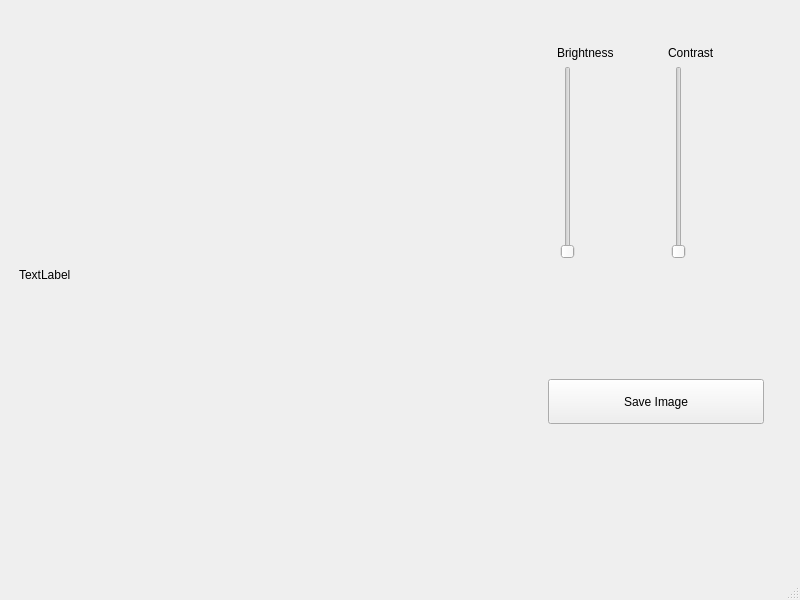
<?xml version="1.0" encoding="UTF-8"?>
<ui version="4.0">
 <class>MainWindow</class>
 <widget class="QMainWindow" name="MainWindow">
  <property name="geometry">
   <rect>
    <x>0</x>
    <y>0</y>
    <width>800</width>
    <height>600</height>
   </rect>
  </property>
  <property name="minimumSize">
   <size>
    <width>800</width>
    <height>600</height>
   </size>
  </property>
  <property name="windowTitle">
   <string>MainWindow</string>
  </property>
  <widget class="QWidget" name="centralwidget">
   <widget class="QWidget" name="horizontalLayoutWidget">
    <property name="geometry">
     <rect>
      <x>9</x>
      <y>9</y>
      <width>783</width>
      <height>531</height>
     </rect>
    </property>
    <layout class="QHBoxLayout" name="horizontalLayout_3" stretch="2,1">
     <property name="leftMargin">
      <number>10</number>
     </property>
     <property name="topMargin">
      <number>10</number>
     </property>
     <property name="rightMargin">
      <number>10</number>
     </property>
     <property name="bottomMargin">
      <number>10</number>
     </property>
     <item>
      <widget class="QLabel" name="image_label">
       <property name="sizePolicy">
        <sizepolicy hsizetype="Expanding" vsizetype="Expanding">
         <horstretch>0</horstretch>
         <verstretch>0</verstretch>
        </sizepolicy>
       </property>
       <property name="minimumSize">
        <size>
         <width>502</width>
         <height>511</height>
        </size>
       </property>
       <property name="text">
        <string>TextLabel</string>
       </property>
       <property name="margin">
        <number>10</number>
       </property>
      </widget>
     </item>
     <item>
      <widget class="QWidget" name="control_container" native="true">
       <property name="minimumSize">
        <size>
         <width>251</width>
         <height>511</height>
        </size>
       </property>
       <layout class="QVBoxLayout" name="verticalLayout_5">
        <item>
         <widget class="QWidget" name="slider_area_container" native="true">
          <property name="minimumSize">
           <size>
            <width>227</width>
            <height>239</height>
           </size>
          </property>
          <layout class="QHBoxLayout" name="horizontalLayout_9">
           <item>
            <widget class="QWidget" name="brightness_container" native="true">
             <layout class="QVBoxLayout" name="verticalLayout_6">
              <item>
               <widget class="QLabel" name="brightness_label">
                <property name="text">
                 <string>Brightness</string>
                </property>
               </widget>
              </item>
              <item>
               <widget class="QSlider" name="brightness_slider">
                <property name="minimumSize">
                 <size>
                  <width>22</width>
                  <height>160</height>
                 </size>
                </property>
                <property name="orientation">
                 <enum>Qt::Orientation::Vertical</enum>
                </property>
               </widget>
              </item>
             </layout>
            </widget>
           </item>
           <item>
            <widget class="QWidget" name="contrast_container" native="true">
             <layout class="QVBoxLayout" name="verticalLayout_7">
              <item>
               <widget class="QLabel" name="contrast_label">
                <property name="text">
                 <string>Contrast</string>
                </property>
               </widget>
              </item>
              <item>
               <widget class="QSlider" name="contrast_slider">
                <property name="minimumSize">
                 <size>
                  <width>22</width>
                  <height>160</height>
                 </size>
                </property>
                <property name="orientation">
                 <enum>Qt::Orientation::Vertical</enum>
                </property>
               </widget>
              </item>
             </layout>
            </widget>
           </item>
          </layout>
         </widget>
        </item>
        <item>
         <widget class="QWidget" name="button_area_container" native="true">
          <property name="minimumSize">
           <size>
            <width>227</width>
            <height>238</height>
           </size>
          </property>
          <layout class="QVBoxLayout" name="verticalLayout_8">
           <item>
            <widget class="QPushButton" name="save_button">
             <property name="minimumSize">
              <size>
               <width>203</width>
               <height>45</height>
              </size>
             </property>
             <property name="text">
              <string>Save Image</string>
             </property>
            </widget>
           </item>
          </layout>
         </widget>
        </item>
       </layout>
      </widget>
     </item>
    </layout>
   </widget>
  </widget>
  <widget class="QMenuBar" name="menubar">
   <property name="geometry">
    <rect>
     <x>0</x>
     <y>0</y>
     <width>800</width>
     <height>24</height>
    </rect>
   </property>
  </widget>
  <widget class="QStatusBar" name="statusbar"/>
 </widget>
 <resources/>
 <connections/>
</ui>
